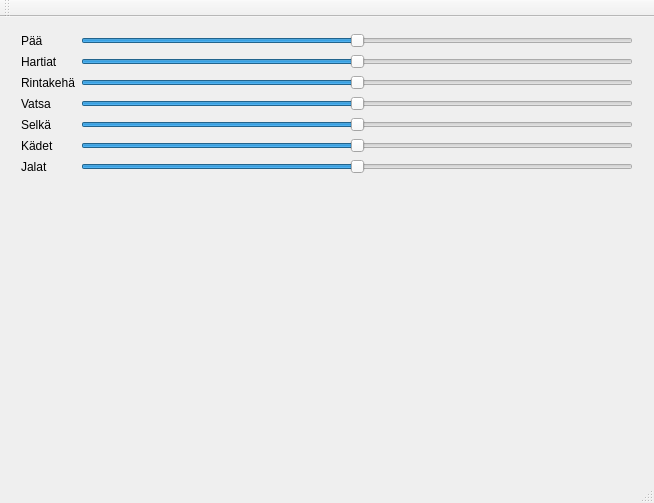
<?xml version="1.0" encoding="UTF-8"?>
<ui version="4.0">
 <class>MainWindow</class>
 <widget class="QMainWindow" name="MainWindow">
  <property name="geometry">
   <rect>
    <x>0</x>
    <y>0</y>
    <width>654</width>
    <height>503</height>
   </rect>
  </property>
  <property name="minimumSize">
   <size>
    <width>0</width>
    <height>0</height>
   </size>
  </property>
  <property name="windowTitle">
   <string>OLENTO Statistics</string>
  </property>
  <widget class="QWidget" name="centralWidget">
   <layout class="QGridLayout" name="gridLayout">
    <item row="1" column="1">
     <layout class="QHBoxLayout" name="horizontalLayout">
      <item>
       <layout class="QGridLayout" name="gridLayout_2">
        <property name="sizeConstraint">
         <enum>QLayout::SetDefaultConstraint</enum>
        </property>
        <property name="leftMargin">
         <number>10</number>
        </property>
        <property name="topMargin">
         <number>5</number>
        </property>
        <property name="rightMargin">
         <number>10</number>
        </property>
        <property name="bottomMargin">
         <number>10</number>
        </property>
        <item row="6" column="1">
         <widget class="QSlider" name="vatsaSlider">
          <property name="minimumSize">
           <size>
            <width>100</width>
            <height>0</height>
           </size>
          </property>
          <property name="maximumSize">
           <size>
            <width>600</width>
            <height>16777215</height>
           </size>
          </property>
          <property name="toolTip">
           <string>Vatsa</string>
          </property>
          <property name="minimum">
           <number>-100</number>
          </property>
          <property name="maximum">
           <number>100</number>
          </property>
          <property name="orientation">
           <enum>Qt::Horizontal</enum>
          </property>
         </widget>
        </item>
        <item row="4" column="0">
         <widget class="QLabel" name="label_2">
          <property name="sizePolicy">
           <sizepolicy hsizetype="Minimum" vsizetype="Preferred">
            <horstretch>0</horstretch>
            <verstretch>0</verstretch>
           </sizepolicy>
          </property>
          <property name="text">
           <string>Hartiat</string>
          </property>
         </widget>
        </item>
        <item row="6" column="0">
         <widget class="QLabel" name="label_4">
          <property name="sizePolicy">
           <sizepolicy hsizetype="Minimum" vsizetype="Preferred">
            <horstretch>0</horstretch>
            <verstretch>0</verstretch>
           </sizepolicy>
          </property>
          <property name="text">
           <string>Vatsa</string>
          </property>
         </widget>
        </item>
        <item row="9" column="0">
         <widget class="QLabel" name="label_7">
          <property name="sizePolicy">
           <sizepolicy hsizetype="Minimum" vsizetype="Preferred">
            <horstretch>0</horstretch>
            <verstretch>0</verstretch>
           </sizepolicy>
          </property>
          <property name="text">
           <string>Jalat</string>
          </property>
         </widget>
        </item>
        <item row="5" column="0">
         <widget class="QLabel" name="label_3">
          <property name="sizePolicy">
           <sizepolicy hsizetype="Minimum" vsizetype="Preferred">
            <horstretch>0</horstretch>
            <verstretch>0</verstretch>
           </sizepolicy>
          </property>
          <property name="text">
           <string>Rintakehä</string>
          </property>
         </widget>
        </item>
        <item row="9" column="1">
         <widget class="QSlider" name="jalatSlider">
          <property name="minimumSize">
           <size>
            <width>100</width>
            <height>0</height>
           </size>
          </property>
          <property name="maximumSize">
           <size>
            <width>600</width>
            <height>16777215</height>
           </size>
          </property>
          <property name="toolTip">
           <string>Jalat</string>
          </property>
          <property name="minimum">
           <number>-100</number>
          </property>
          <property name="maximum">
           <number>100</number>
          </property>
          <property name="orientation">
           <enum>Qt::Horizontal</enum>
          </property>
         </widget>
        </item>
        <item row="7" column="0">
         <widget class="QLabel" name="label_5">
          <property name="sizePolicy">
           <sizepolicy hsizetype="Minimum" vsizetype="Preferred">
            <horstretch>0</horstretch>
            <verstretch>0</verstretch>
           </sizepolicy>
          </property>
          <property name="text">
           <string>Selkä</string>
          </property>
         </widget>
        </item>
        <item row="1" column="0">
         <widget class="QLabel" name="label">
          <property name="sizePolicy">
           <sizepolicy hsizetype="Minimum" vsizetype="Preferred">
            <horstretch>0</horstretch>
            <verstretch>0</verstretch>
           </sizepolicy>
          </property>
          <property name="text">
           <string>Pää</string>
          </property>
         </widget>
        </item>
        <item row="7" column="1">
         <widget class="QSlider" name="selkaSlider">
          <property name="minimumSize">
           <size>
            <width>100</width>
            <height>0</height>
           </size>
          </property>
          <property name="maximumSize">
           <size>
            <width>600</width>
            <height>16777215</height>
           </size>
          </property>
          <property name="toolTip">
           <string>Selkä</string>
          </property>
          <property name="minimum">
           <number>-100</number>
          </property>
          <property name="maximum">
           <number>100</number>
          </property>
          <property name="orientation">
           <enum>Qt::Horizontal</enum>
          </property>
         </widget>
        </item>
        <item row="8" column="0">
         <widget class="QLabel" name="label_6">
          <property name="sizePolicy">
           <sizepolicy hsizetype="Minimum" vsizetype="Preferred">
            <horstretch>0</horstretch>
            <verstretch>0</verstretch>
           </sizepolicy>
          </property>
          <property name="text">
           <string>Kädet</string>
          </property>
         </widget>
        </item>
        <item row="5" column="1">
         <widget class="QSlider" name="rintakehaSlider">
          <property name="minimumSize">
           <size>
            <width>100</width>
            <height>0</height>
           </size>
          </property>
          <property name="maximumSize">
           <size>
            <width>600</width>
            <height>16777215</height>
           </size>
          </property>
          <property name="toolTip">
           <string>Rintakehä</string>
          </property>
          <property name="minimum">
           <number>-100</number>
          </property>
          <property name="maximum">
           <number>100</number>
          </property>
          <property name="orientation">
           <enum>Qt::Horizontal</enum>
          </property>
         </widget>
        </item>
        <item row="4" column="1">
         <widget class="QSlider" name="hartiatSlider">
          <property name="minimumSize">
           <size>
            <width>100</width>
            <height>0</height>
           </size>
          </property>
          <property name="maximumSize">
           <size>
            <width>600</width>
            <height>16777215</height>
           </size>
          </property>
          <property name="toolTip">
           <string>Hartiat</string>
          </property>
          <property name="minimum">
           <number>-100</number>
          </property>
          <property name="maximum">
           <number>100</number>
          </property>
          <property name="orientation">
           <enum>Qt::Horizontal</enum>
          </property>
         </widget>
        </item>
        <item row="1" column="1">
         <widget class="QSlider" name="paaSlider">
          <property name="sizePolicy">
           <sizepolicy hsizetype="Expanding" vsizetype="Fixed">
            <horstretch>0</horstretch>
            <verstretch>0</verstretch>
           </sizepolicy>
          </property>
          <property name="minimumSize">
           <size>
            <width>100</width>
            <height>0</height>
           </size>
          </property>
          <property name="maximumSize">
           <size>
            <width>600</width>
            <height>16777215</height>
           </size>
          </property>
          <property name="toolTip">
           <string>Pää</string>
          </property>
          <property name="minimum">
           <number>-100</number>
          </property>
          <property name="maximum">
           <number>100</number>
          </property>
          <property name="orientation">
           <enum>Qt::Horizontal</enum>
          </property>
         </widget>
        </item>
        <item row="10" column="1">
         <spacer name="verticalSpacer_4">
          <property name="orientation">
           <enum>Qt::Vertical</enum>
          </property>
          <property name="sizeType">
           <enum>QSizePolicy::Expanding</enum>
          </property>
          <property name="sizeHint" stdset="0">
           <size>
            <width>100</width>
            <height>40</height>
           </size>
          </property>
         </spacer>
        </item>
        <item row="8" column="1">
         <widget class="QSlider" name="kadetSlider">
          <property name="minimumSize">
           <size>
            <width>100</width>
            <height>0</height>
           </size>
          </property>
          <property name="maximumSize">
           <size>
            <width>600</width>
            <height>16777215</height>
           </size>
          </property>
          <property name="toolTip">
           <string>Kädet</string>
          </property>
          <property name="minimum">
           <number>-100</number>
          </property>
          <property name="maximum">
           <number>100</number>
          </property>
          <property name="orientation">
           <enum>Qt::Horizontal</enum>
          </property>
         </widget>
        </item>
       </layout>
      </item>
     </layout>
    </item>
   </layout>
  </widget>
  <widget class="QMenuBar" name="menuBar">
   <property name="geometry">
    <rect>
     <x>0</x>
     <y>0</y>
     <width>654</width>
     <height>22</height>
    </rect>
   </property>
  </widget>
  <widget class="QToolBar" name="mainToolBar">
   <attribute name="toolBarArea">
    <enum>TopToolBarArea</enum>
   </attribute>
   <attribute name="toolBarBreak">
    <bool>false</bool>
   </attribute>
  </widget>
  <widget class="QStatusBar" name="statusBar"/>
 </widget>
 <layoutdefault spacing="6" margin="11"/>
 <resources/>
 <connections/>
</ui>
